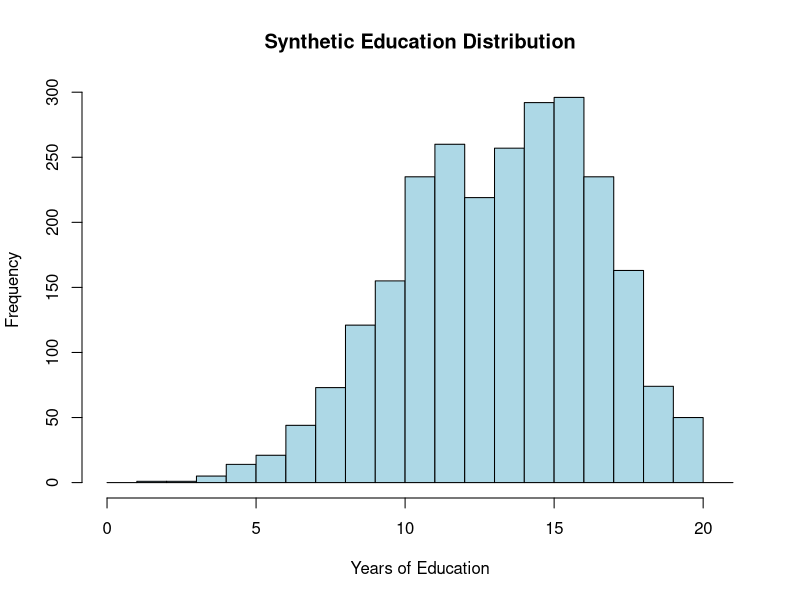
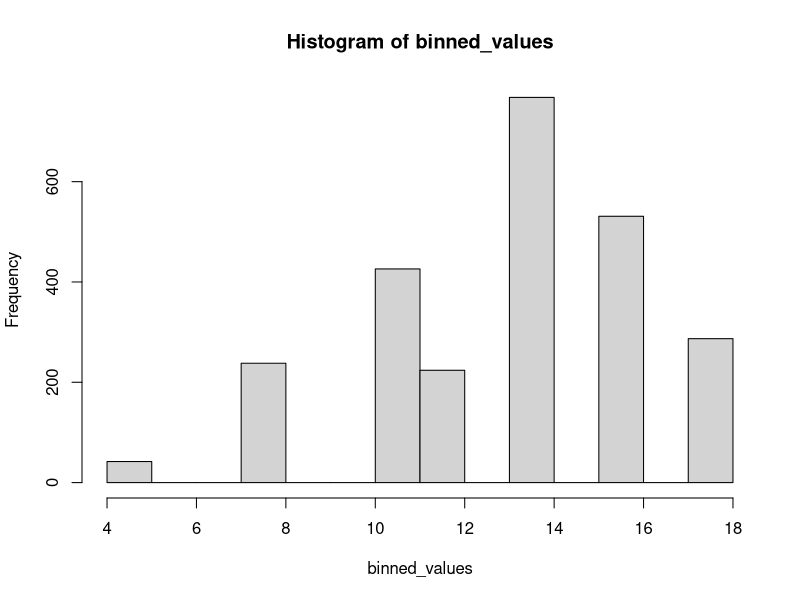

Generate these figures, in order, with R: (Note: this script raises an error after producing the figures.)
# Set seed for reproducibility
set.seed(1)

# Target frequencies from gss_alters$educ_num
target_freq <- c(14, 58, 194, 665, 611, 581, 393)
names(target_freq) <- c(4, 8, 11, 12, 14, 16, 18)
total_n <- sum(target_freq)

# Function to generate education years from a mixture of normal distributions
generate_educ_distribution <- function(n, weight1, mu1, sigma1, mu2, sigma2) {
  # Determine which component each sample comes from
  component <- runif(n) < weight1
  
  # Generate samples from each component
  samples <- numeric(n)
  samples[component] <- rnorm(sum(component), mu1, sigma1)
  samples[!component] <- rnorm(sum(!component), mu2, sigma2)
  
  # Round to nearest year and ensure within 0-20 range
  samples <- round(pmax(0, pmin(20, samples)))
  
  return(samples)
}

# Function to bin education years according to the mapping rules
bin_education_years <- function(years) {
  result <- numeric(length(years))
  
  # Apply the mapping rules based on the EDUC1 categories
  for (i in seq_along(years)) {
    year <- years[i]
    
    if (year >= 1 && year <= 6) {
      result[i] <- 4       # 1-6 years -> 4
    } else if (year >= 7 && year <= 9) {
      result[i] <- 8       # 7-9 years -> 8
    } else if (year >= 10 && year <= 11) {
      result[i] <- 11      # 10-11 years -> 11 (part of 10-12 no diploma)
    } else if (year == 12) {
      # For year 12, we need to distribute between "11" (no diploma) and "12" (HS grad)
      # Based on typical HS graduation rates, some people with 12 years 
      # of education might not have a diploma
      result[i] <- sample(c(11, 12), 1, prob = c(0.12, 0.88))
    } else if (year >= 13 && year <= 15) {
      result[i] <- 14      # 13-15 years -> 14 (Some college/Associate)
    } else if (year >= 16 && year <= 17) {
      result[i] <- 16      # 16-17 years -> 16 (Bachelor's)
    } else if (year >= 18 && year <= 20) {
      result[i] <- 18      # 18-20 years -> 18 (Graduate/professional)
    } else {
      # For values outside our expected range
      result[i] <- NA
    }
  }
  
  return(result)
}

# Parameters for the education distribution
# These parameters have been chosen to approximate the target frequencies
weight1 <- 0.65  # Weight for the first component (lower education)
mu1 <- 12.2      # Mean for the first component
sigma1 <- 2.8    # SD for the first component
mu2 <- 16.3      # Mean for the second component (higher education)
sigma2 <- 1.7    # SD for the second component

# Generate the synthetic education years
synthetic_years <- generate_educ_distribution(total_n, weight1, mu1, sigma1, mu2, sigma2)

hist(synthetic_years, breaks = 0:21, col = "lightblue",
     main = "Synthetic Education Distribution", 
     xlab = "Years of Education", 
     ylab = "Frequency")

# Bin the synthetic years according to the mapping rules
binned_values <- bin_education_years(synthetic_years)

hist(binned_values)

# Compare with target frequencies
synthetic_freq <- table(factor(binned_values, levels = names(target_freq)))
comparison <- rbind(target_freq, as.integer(synthetic_freq))
rownames(comparison) <- c("Target", "Synthetic")

print(comparison)

# Calculate chi-square goodness of fit
chi_sq <- sum((synthetic_freq - target_freq)^2 / target_freq)
print(paste("Chi-square goodness of fit:", round(chi_sq, 2)))

# --- Optimization -------------------------------------------------------------

# Objective function for optimization
objective <- function(params) {
  # Extract parameters
  weight1 <- params[1]
  mu1 <- params[2]
  sigma1 <- params[3]
  mu2 <- params[4]
  sigma2 <- params[5]
  
  # Generate synthetic distribution
  synthetic_years <- generate_educ_distribution(total_n, weight1, mu1, sigma1, mu2, sigma2)
  binned_values <- bin_education_years(synthetic_years)
  
  # Calculate error
  synthetic_freq <- table(factor(binned_values, levels = names(target_freq)))
  chi_sq <- sum((synthetic_freq - target_freq)^2 / target_freq)
  
  return(chi_sq)
}

# Initial parameters
init_params <- c(0.65, 12.2, 2.8, 16.3, 1.7)

# Parameter bounds
lower_bounds <- c(0.4, 10, 1, 14, 1)
upper_bounds <- c(0.9, 14, 4, 18, 3)

# Run optimization
opt_result <- optim(init_params, objective, 
                    method = "L-BFGS-B",
                    lower = lower_bounds,
                    upper = upper_bounds)

# Get optimized parameters
best_params <- opt_result$par
print(best_params)

# Generate distribution with best parameters
best_years <- generate_educ_distribution(total_n, best_params[1], best_params[2], 
                                         best_params[3], best_params[4], best_params[5])

# --- Comparing Distributions --------------------------------------------------

best_years_binned <- bin_education_years(best_years)

# Create overlapping histograms
# This would reproduce the style of plot shown in your question
par(mfrow=c(1,1))
hist(synthetic_years, breaks=0:21, col=rgb(1,0.4,0.4,0.5),
     main="Education Distribution Comparison",
     xlab="Years of Education",
     ylim=c(0, max(table(synthetic_years), table(gss_egos$educ_num))))
hist(best_years, breaks=0:21, col=rgb(0.2,0.4,0.6,0.5), add=TRUE)
abline(v=mean(synthetic_years), col=rgb(1,0.4,0.4,0.8), lty=2)
abline(v=mean(gss_egos$educ_num), col=rgb(0.2,0.4,0.6,0.8), lty=2)
legend("topright", c("Egos", "Alters (Synthetic)"), 
       fill=c(rgb(0.2,0.4,0.6,0.5), rgb(1,0.4,0.4,0.5)))


par(mfrow=c(1,1))
hist(best_years_binned, breaks=0:21, col=rgb(0.4,0.8,0.4,0.5))
hist(gss_alters$educ_num, breaks=0:21, col=rgb(0.2,0.4,0.6,0.5), add=TRUE)
# abline(v=mean(synthetic_years), col=rgb(1,0.4,0.4,0.8), lty=2)
# abline(v=mean(gss_egos$educ_num), col=rgb(0.2,0.4,0.6,0.8), lty=2)
 legend("topleft", c("best_years_binned", "gss_alters$educ_num"), 
        fill=c(rgb(0.4,0.8,0.4,0.5), rgb(0.2,0.4,0.6,0.5)))


